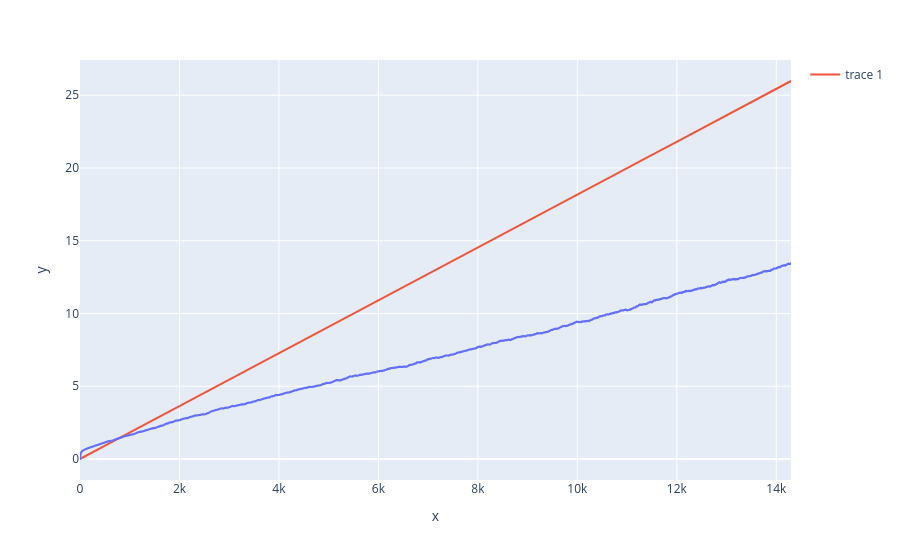

Write notebook code for a chart like this one.
### Code cell
fig = px.line(x=x, y=y)
fig.add_trace(go.Scatter(x=x, y=6*np.mean(D)*x))
fig.show()

### Figure 1 — Plotly figure (JSON) as saved in the notebook; plotly's stock layout.template omitted (floating-point values rounded to 4 significant figures; data arrays with more than 128 entries replaced by an {"elided": "..."} marker saying what was removed)
{"data": [{"hovertemplate": "x=%{x}<br>y=%{y}<extra></extra>", "legendgroup": "", "line": {"color": "#636efa", "dash": "solid"}, "marker": {"symbol": "circle"}, "mode": "lines", "name": "", "showlegend": false, "type": "scattergl", "x": {"elided": "10000 float values"}, "xaxis": "x", "y": {"elided": "10000 float values"}, "yaxis": "y"}, {"type": "scatter", "x": {"elided": "10000 float values"}, "y": {"elided": "10000 float values"}}], "layout": {"autosize": true, "legend": {"tracegroupgap": 0}, "margin": {"t": 60}, "xaxis": {"anchor": "y", "autorange": true, "domain": [0, 1], "range": [0.0557, 14300.0], "title": {"text": "x"}, "type": "linear"}, "yaxis": {"anchor": "x", "autorange": true, "domain": [0, 1], "range": [-1.443, 27.42], "title": {"text": "y"}, "type": "linear"}}}
